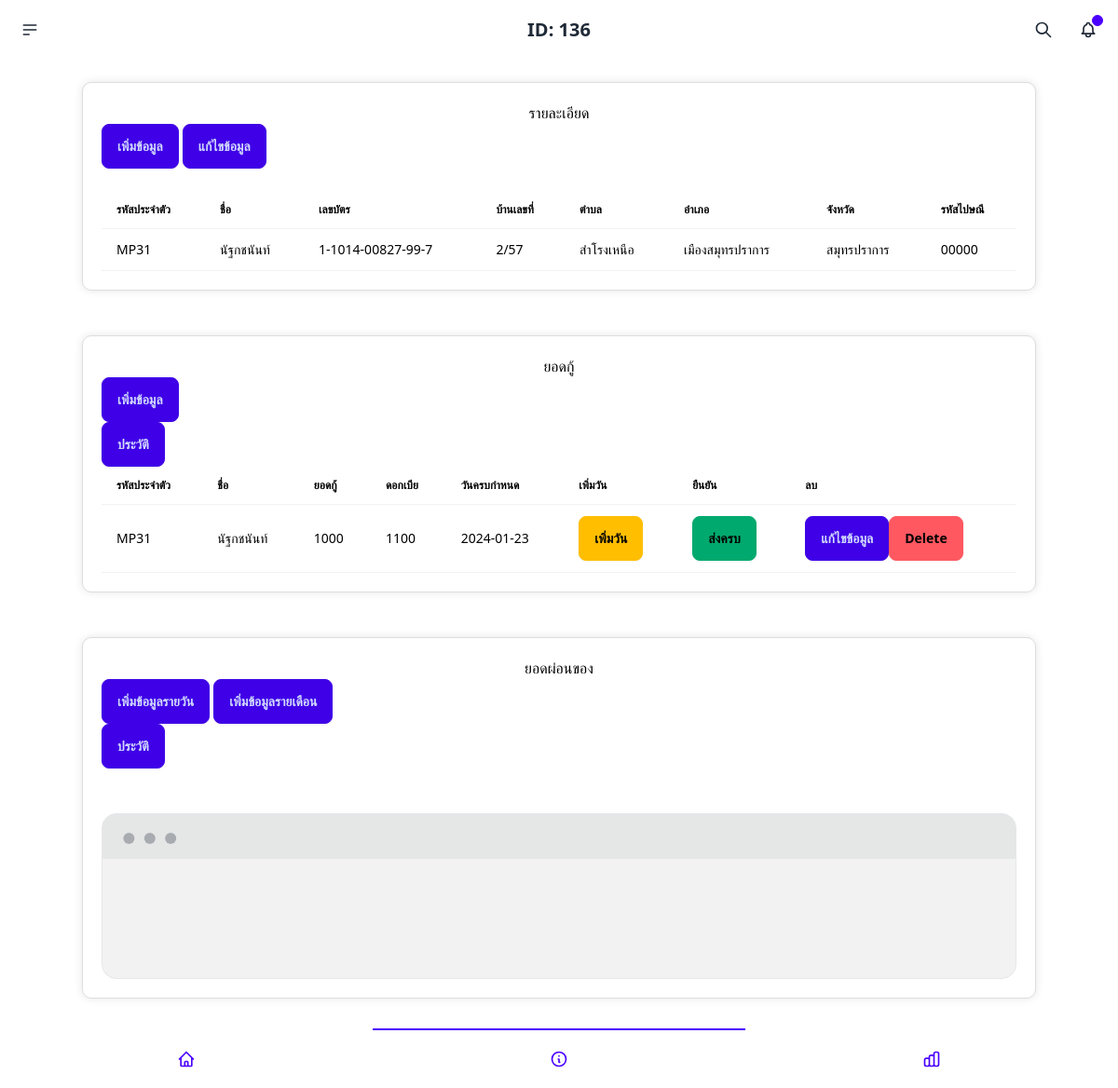
/info.php?uid=136 (signed in), run on the app's committed database.
### tables this page shows
CREATE TABLE `address_records` (
  `record_id` int(11) NOT NULL,
  `address_line1` varchar(255) NOT NULL,
  `address_line2` varchar(255) DEFAULT NULL,
  `city` varchar(100) NOT NULL,
  `province` varchar(100) NOT NULL,
  `postal_code` varchar(10) NOT NULL,
  `uid` int(13) NOT NULL
);

CREATE TABLE `users` (
  `uid` int(11) NOT NULL,
  `fname` varchar(255) NOT NULL,
  `lname` varchar(255) NOT NULL,
  `facename` varchar(255) NOT NULL,
  `cardid` varchar(255) NOT NULL,
  `pid` varchar(255) NOT NULL,
  `status` varchar(255) NOT NULL
);

CREATE TABLE `recover` (
  `recid` int(11) NOT NULL,
  `loan_amount` int(11) NOT NULL,
  `interest_rate` int(11) NOT NULL,
  `recovery_date` date NOT NULL,
  `uid` int(11) NOT NULL,
  `stna` varchar(255) NOT NULL
);

### info.php (the view, shortened to what this page needs)
<?php
require_once 'connect.php';
if (isset($_GET['uid'])) {
    $uid = $_GET['uid'];
}
?>
<!DOCTYPE html>
<html lang="en">
<head>
    <link rel="stylesheet" href="sty.css">
    <link href="https://cdn.jsdelivr.net/npm/daisyui@4.6.0/dist/full.min.css" rel="stylesheet" type="text/css" />
    <script src="https://cdn.tailwindcss.com"></script>
    <link href='https://unpkg.com/boxicons@2.1.1/css/boxicons.min.css' rel='stylesheet'>
    <link rel="stylesheet" type="text/css" href="https://cdn.datatables.net/1.13.7/css/jquery.dataTables.min.css">
    <link rel="stylesheet" href="https://cdn.jsdelivr.net/npm/sweetalert2@11/dist/sweetalert2.min.css">
</head>
<body>
    <div class="navbar bg-base-100">
        <div class="navbar-start">
            <div class="dropdown">
                <div tabindex="0" role="button" class="btn btn-ghost btn-circle">
                    <svg xmlns="http://www.w3.org/2000/svg" class="h-5 w-5" fill="none" viewBox="0 0 24 24"
                        stroke="currentColor">
                        <path stroke-linecap="round" stroke-linejoin="round" stroke-width="2"
                            d="M4 6h16M4 12h16M4 18h7" />
                    </svg>
                </div>
            </div>
        </div>
        <div class="navbar-center">
            <a class="btn btn-ghost text-xl">
                <?php echo 'ID: ' . $uid; ?>
            </a>
        </div>
        <div class="navbar-end">
            <button class="btn btn-ghost btn-circle">
                <svg xmlns="http://www.w3.org/2000/svg" class="h-5 w-5" fill="none" viewBox="0 0 24 24"
                    stroke="currentColor">
                    <path stroke-linecap="round" stroke-linejoin="round" stroke-width="2"
                        d="M21 21l-6-6m2-5a7 7 0 11-14 0 7 7 0 0114 0z" />
                </svg>
            </button>
            <button class="btn btn-ghost btn-circle">
                <div class="indicator">
                    <span class="badge badge-xs badge-primary indicator-item"></span>
                </div>
            </button>
        </div>
    </div>
    <br>
    <div class="container">
        <center>
            <h1>รายละเอียด</h1>
        </center>
        <button class="btn btn-active btn-primary" onclick="my_modal_4.showModal()">เพิ่มข้อมูล</button>
        <button class="btn btn-active btn-primary" onclick="edit.showModal()">แก้ไขข้อมูล</button><br><br>
        <div class="overflow-x-auto">
            <table class="table table-striped table-hover">
                <thead>
                    <tr>
                        <th>รหัสประจำตัว</th>
                        <th>ชื่อ</th>
                        <th>เลขบัตร</th>
                        <th>บ้านเลขที่</th>
                        <th>ตำบล</th>
                        <th>อำเภอ</th>
                        <th>จังหวัด</th>
                        <th>รหัสไปษณี</th>
                    </tr>
                </thead>
                <tbody id="userDataBody">
                    <?php
                    $query = $conn->prepare("SELECT
                    a.uid AS user_uid,
                    a.pid,
                    a.fname,
                    a.cardid,
                    b.uid AS address_uid,
                    b.address_line1,
                    b.address_line2,
                    b.city,
                    b.province,
                    b.postal_code
                FROM users AS a
                LEFT JOIN address_records AS b ON a.uid = b.uid
                WHERE a.uid = $uid;
                ");
                    if ($query->execute() === false) {
                        die('Error executing the query');
                    }
                    while ($row = $query->fetch(PDO::FETCH_ASSOC)) {
                        echo '<tr>';
                        echo '<td>' . $row['pid'] . '</td>';
                        echo '<td>' . $row['fname'] . '</td>';
                        echo '<td>' . $row['cardid'] . '</td>';
                        echo '<td>' . $row['address_line1'] . '</td>';
                        echo '<td>' . $row['address_line2'] . '</td>';
                        echo '<td>' . $row['city'] . '</td>';
                        echo '<td>' . $row['province'] . '</td>';
                        echo '<td>' . $row['postal_code'] . '</td>';
                        echo '</tr>';
                    }
                    ?>
                </tbody>
            </table>
            <?php
            require_once 'connect.php';
            if ($_SERVER["REQUEST_METHOD"] == "POST") {
                if (isset($_POST['uid'], $_POST['address_line1'], $_POST['address_line2'], $_POST['city'], $_POST['province'], $_POST['postal_code'])) {
                    $uid = intval($_POST['uid']);
                    $address_line1 = htmlspecialchars($_POST['address_line1']);
                    $address_line2 = htmlspecialchars($_POST['address_line2']);
                    $city = htmlspecialchars($_POST['city']);
                    $province = htmlspecialchars($_POST['province']);
                    $postal_code = htmlspecialchars($_POST['postal_code']);
                    $query = "UPDATE address_records SET address_line1 = :address_line1, address_line2 = :address_line2, city = :city, province = :province, postal_code = :postal_code WHERE uid = :uid";
                    $stmt = $conn->prepare($query);
                    $stmt->bindParam(':address_line1', $address_line1, PDO::PARAM_STR);
                    $stmt->bindParam(':address_line2', $address_line2, PDO::PARAM_STR);
                    $stmt->bindParam(':city', $city, PDO::PARAM_STR);
                    $stmt->bindParam(':province', $province, PDO::PARAM_STR);
                    $stmt->bindParam(':postal_code', $postal_code, PDO::PARAM_STR);
                    $stmt->bindParam(':uid', $uid, PDO::PARAM_INT);
                    try {
                        $stmt->execute();
                        echo '<div role="alert" class="alert alert-success">
                                <svg xmlns="http://www.w3.org/2000/svg" class="stroke-current shrink-0 h-6 w-6" fill="none" viewBox="0 0 24 24">
                                  <path stroke-linecap="round" stroke-linejoin="round" stroke-width="2" d="M9 12l2 2 4-4m6 2a9 9 0 11-18 0 9 9 0 0118 0z" />
                                </svg>
                                <span>Your purchase has been confirmed!</span>
                              </div>';
                        echo '<script>
                                setTimeout(function() {
                                    var uid = ' . json_encode($_GET['uid']) . ';
                                    window.location.href = "info.php?uid=" + uid;
                                }, 2000);
                              </script>';
                    } catch (PDOException $e) {
                        echo '<div role="alert" class="alert alert-error">
                                <svg xmlns="http://www.w3.org/2000/svg" class="stroke-current shrink-0 h-6 w-6" fill="none" viewBox="0 0 24 24">
                                  <path stroke-linecap="round" stroke-linejoin="round" stroke-width="2" d="M10 14l2-2m0 0l2-2m-2 2l-2-2m2 2l2 2m7-2a9 9 0 11-18 0 9 9 0 0118 0z" />
                                </svg>
                                <span>Error! Task failed successfully.</span>
                              </div>';
                    }
                }
            } elseif (isset($_GET['uid'])) {
                $uid = $_GET['uid'];
            } else {
                echo "Invalid request.";
            }
            ?>
        </div>
    </div>
    <br><br>
    <div class="container">
        <center>
            <h1>ยอดกู้</h1>
        </center>
        <button class="btn btn-active btn-primary" onclick="my_modal_5.showModal()">เพิ่มข้อมูล</button>
        <form action="hitoryre.php" method="get">
            <button type="submit" class="btn btn-active btn-primary">ประวัติ</button>
        </form>
        <div class="overflow-x-auto">
            <table class="table table-striped table-hover">
                <thead>
                    <tr>
                        <th>รหัสประจำตัว</th>
                        <th>ชื่อ</th>
                        <th>ยอดกู้</th>
                        <th>ดอกเบีย</th>
                        <th>วันครบกำหนด</th>
                        <th>เพิ่มวัน</th>
                        <th>ยืนยัน</th>
                        <th>ลบ</th>
                    </tr>
                </thead>
                <tbody>
                    <?php
                    $query = $conn->prepare("SELECT
                    a.uid AS user_uid,
                    a.pid,
                    a.fname,
                    a.cardid,
                    b.uid AS address_uid,
                    b.loan_amount,
                    b.interest_rate,
                    b.recovery_date,
                    b.stna,
                    b.recid
                FROM users AS a
                LEFT JOIN recover AS b ON a.uid = b.uid
                WHERE a.uid = $uid;");
                    if ($query->execute() === false) {
                        die('Error executing the query');
                    }
                    while ($row = $query->fetch(PDO::FETCH_ASSOC)) {
                        echo '<tr>';
                        echo '<td>' . $row['pid'] . '</td>';
                        echo '<td>' . $row['fname'] . '</td>';
                        echo '<td>' . $row['loan_amount'] . '</td>';
                        if (!empty($row['loan_amount']) && strtotime($row['recovery_date'] . ' +1 day') <= strtotime(date('Y-m-d'))) {
                            $recoveryDate = new DateTime($row['recovery_date']);
                            $currentDate = new DateTime(date('Y-m-d'));
                            $daysPassed = $currentDate->diff($recoveryDate)->days;
                            $row['interest_rate'] += $daysPassed * 100;
                        }
                        echo '<td>' . $row['interest_rate'] . '</td>';
                        if ($row['stna'] == 'pass') {
                            echo '<td>ส่งครบแล้ว</td>';
                        } else {
                            echo '<td>' . $row['recovery_date'] . '</td>';
                        }
                        echo '<td><button class="btn btn-warning add-days-btn" data-recid="' . $row['recid'] . '">เพิ่มวัน</button></td>';
                        echo '<td><button class="btn btn-success save-btn" data-recid="' . $row['recid'] . '">ส่งครบ</button></td>';
                        echo '<td><button class="btn btn-active btn-primary" onclick="openEditPage(' . $row['recid'] . ', \'' . $row['user_uid'] . '\')">แก้ไขข้อมูล</button>';
                        echo '<button class="btn btn-error delete-btn" data-recid="' . $row['recid'] . '" data-user-uid="' . $row['user_uid'] . '">Delete</button>';
                        echo '</tr>';
                    }
                    ?>
                </tbody>
            </table>
        </div>
    </div>
    <br><br>
    <div class="container">
        <center>
            <h1>ยอดผ่อนของ</h1>
        </center>
        <button class="btn btn-active btn-primary" onclick="my_modal_6.showModal()">เพิ่มข้อมูลรายวัน</button>
        <button class="btn btn-active btn-primary" onclick="my_modal_7.showModal()">เพิ่มข้อมูลรายเดือน</button>
        <form action="historyin.php" method="get">
            <button type="submit" class="btn btn-active btn-primary">ประวัติ</button>
        </form><br><br>
        <div class="mockup-window border bg-base-300">
            <div class="flex justify-center px-4 py-16 bg-base-200">
            </div>
        </div>
    </div>
    <br><br><br><br>
    <div class="btm-nav">
        <a href="index.php"><button class="text-primary  ">
            </button></a>
        <button class="text-primary active">
            <svg xmlns="http://www.w3.org/2000/svg" class="h-5 w-5" fill="none" viewBox="0 0 24 24"
                stroke="currentColor">
                <path stroke-linecap="round" stroke-linejoin="round" stroke-width="2"
                    d="M13 16h-1v-4h-1m1-4h.01M21 12a9 9 0 11-18 0 9 9 0 0118 0z" />
            </svg>
        </button>
        <button class="text-primary">
        </button>
    </div>
</body>
</html>

### sty.css (style rules this page uses)
.container { max-width: 1200px; margin: 0 auto; padding: 20px; background-color: #ffffff; border: 1px solid #ddd; border-radius: 10px; box-shadow: 0 0 10px rgba(0, 0, 0, 0.1); }
h1 { color: black; }
td { color: black; }
th { color: black; }

### data on the page
address_records: uid.pid "MP31", uid.fname "นัฐกชนันท์", uid.cardid "1-1014-00827-99-7", address_line1 "2/57", address_line2 "สำโรงเหนือ", city "เมืองสมุทรปราการ", province "สมุทรปราการ", postal_code "00000"
recover: uid.pid "MP31", uid.fname "นัฐกชนันท์", loan_amount "1000", interest_rate "1100", recovery_date "2024-01-23"

### other printed values
$uid "136"
